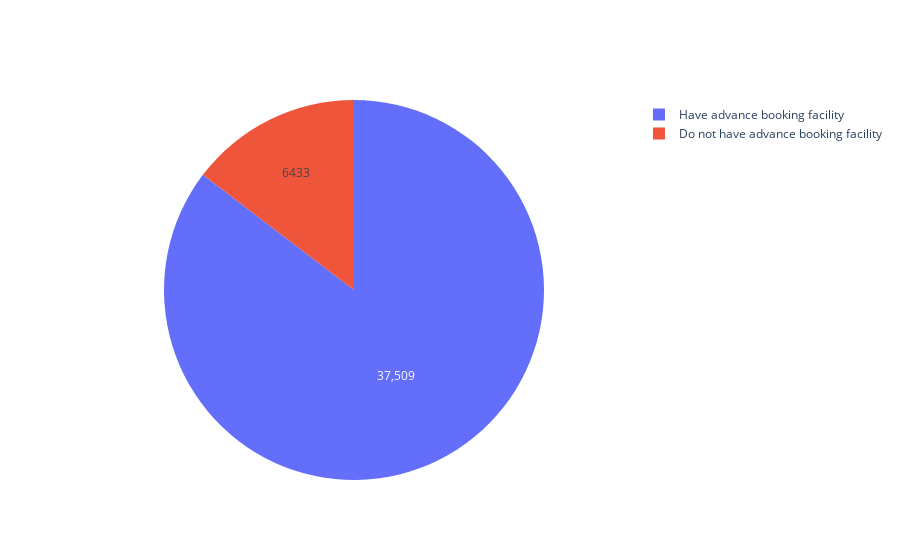

The notebook cell saved with this chart:
### Code cell
iplot([trace])

### Figure 1 — Plotly figure (JSON) as saved in the notebook; plotly's stock layout.template omitted (floating-point values rounded to 4 significant figures)
{"data": [{"hoverinfo": "label+percent", "labels": ["Have advance booking facility", "Do not have advance booking facility"], "textinfo": "value", "type": "pie", "values": [37509, 6433]}], "layout": {}}
